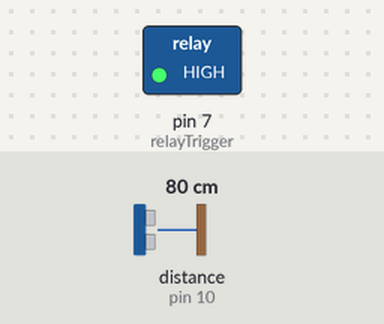
Simulated run of this sketch. Board: Arduino Uno, built with avr-gcc and run on an emulated ATmega328P. Parts: switched loads named in the sketch (green lamp = pin HIGH). Wiring (inferred from the names in the program): ultrasonic range finder: trigger pin 9; echo pin 10. The test bench sets the inputs (shaded band); at power-on: distance to the obstacle (sensor on pin 10) 80 cm. The echo pulse lasts 58.3 µs per cm; pins used as bus, display or sensor lines are not drawn.

Above: at 1.2 s.
1.3 s: distance to the obstacle (sensor on pin 10) set to 12 cm
2.8 s: distance to the obstacle (sensor on pin 10) set to 9 cm
At 3.3 s:
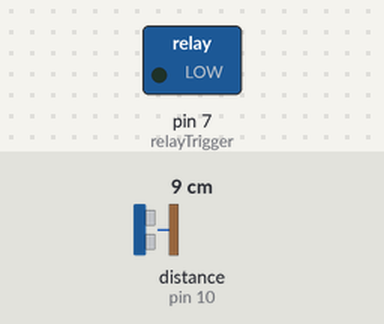
4.3 s: distance to the obstacle (sensor on pin 10) set to 18 cm
At 5.5 s:
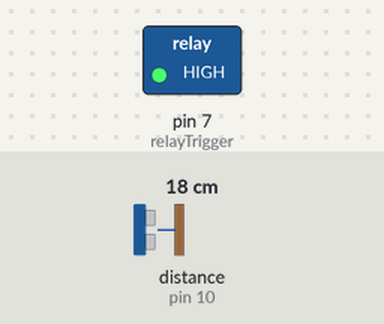
5.8 s: distance to the obstacle (sensor on pin 10) set to 2 cm
At 6.6 s:
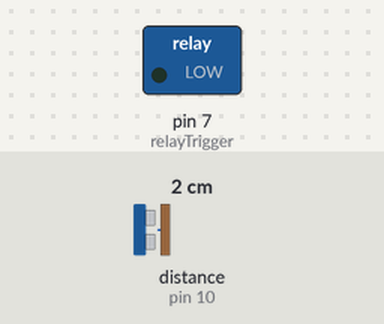
Timing chart, 0 to 8.3 s (numbered marks = the images above; inputs shaded):
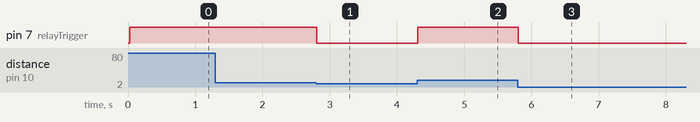

The sketch:

Status_Light_HC_SR04_Ultrasonic.ino
```cpp
/*
 * HC-SR04 example sketch
 *
 * https://create.arduino.cc/projecthub/Isaac100/getting-started-with-the-hc-sr04-ultrasonic-sensor-036380
 *
 * by Isaac100
 */
 // Modified to smooth sensor readings and turn a relay on or off.

const int trigPin = 9;
const int echoPin = 10;
const int relayTrigger = 7;

float duration, distance;

int TriggerDistance = 10; //Roughly inches. GH 2024-11-19.

int sensorOutputSmoothing = 0;

float  smoothDistance;

void setup() {
  pinMode(trigPin, OUTPUT);
  pinMode(echoPin, INPUT);
  pinMode(relayTrigger, OUTPUT);
  Serial.begin(9600);
}

void loop() {
  while (sensorOutputSmoothing < 5){
    digitalWrite(trigPin, LOW);
    delayMicroseconds(2);
    digitalWrite(trigPin, HIGH);
    delayMicroseconds(10);
    digitalWrite(trigPin, LOW);

    duration = pulseIn(echoPin, HIGH);
    distance = (duration*.0343)/2;

    smoothDistance = distance + smoothDistance;
    sensorOutputSmoothing++;
  }

// Serial print for testing distance.
  //Serial.print("Distance: ");
  //Serial.println(smoothDistance);

  if (smoothDistance/5 < TriggerDistance){
    digitalWrite(relayTrigger, LOW);
    smoothDistance = 0;
    sensorOutputSmoothing = 0;
  }
  else{
    digitalWrite(relayTrigger, HIGH);
    smoothDistance = 0;
    sensorOutputSmoothing = 0;
  }
}
```

Measured:
- the behaviour switches between 11 and 10 cm on distance to the obstacle (sensor on pin 10) (found by bisection; images 0 and 1)
- after the input at 1.3 s, every drawn part: stays the same
- after the input at 2.8 s, pin 7 (relayTrigger): HIGH → LOW at once
- after the input at 4.3 s, pin 7 (relayTrigger): LOW → HIGH at once
- after the input at 5.8 s, pin 7 (relayTrigger): HIGH → LOW at once
